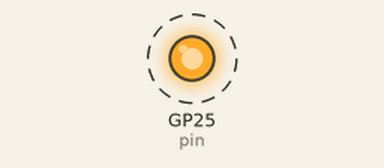
This program was run on a simulated Raspberry Pi Pico running MicroPython. Parts: output pins drawn as LEDs (lit = HIGH). Dashed ring = blinking. What the program prints to the serial console is not drawn.

Above: at 0.2 s.
Timing chart, 0 to 3.0 s (numbered marks = the images above):
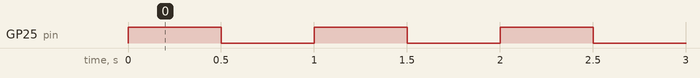

Measured:
- by itself, GP25 (pin): alternates HIGH for 0.50 s and LOW for 0.50 s

The program:

flash.py
```python
from machine import Pin
from utime import sleep

pin = Pin(25, Pin.OUT)

print('Led starts flashing')
while True:
    pin.value(1)
    sleep(0.5)  # on for half a second
    pin.value(0)
    sleep(0.5)  # off for half a second</s>
```
